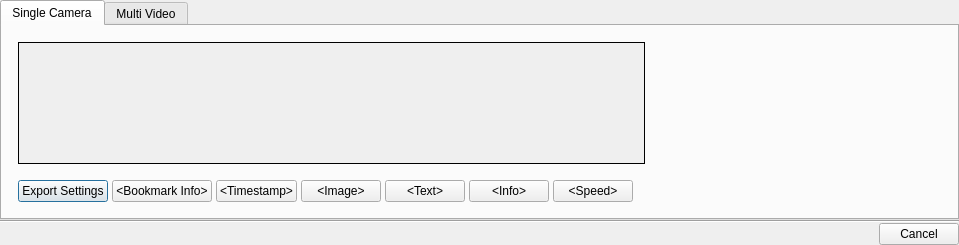
<?xml version="1.0" encoding="UTF-8"?>
<ui version="4.0">
 <class>ExportSettingsDialog</class>
 <widget class="QDialog" name="ExportSettingsDialog">
  <property name="geometry">
   <rect>
    <x>0</x>
    <y>0</y>
    <width>848</width>
    <height>475</height>
   </rect>
  </property>
  <property name="windowTitle">
   <string>Export Video</string>
  </property>
  <layout class="QVBoxLayout" name="verticalLayout">
   <property name="spacing">
    <number>0</number>
   </property>
   <property name="sizeConstraint">
    <enum>QLayout::SetFixedSize</enum>
   </property>
   <property name="leftMargin">
    <number>0</number>
   </property>
   <property name="topMargin">
    <number>0</number>
   </property>
   <property name="rightMargin">
    <number>0</number>
   </property>
   <property name="bottomMargin">
    <number>0</number>
   </property>
   <item>
    <widget class="QTabWidget" name="tabWidget">
     <property name="currentIndex">
      <number>0</number>
     </property>
     <property name="tabBarAutoHide">
      <bool>true</bool>
     </property>
     <widget class="QWidget" name="cameraTab">
      <attribute name="title">
       <string>Single Camera</string>
      </attribute>
      <layout class="QVBoxLayout" name="verticalLayout_2">
       <property name="spacing">
        <number>0</number>
       </property>
       <property name="leftMargin">
        <number>0</number>
       </property>
       <property name="topMargin">
        <number>0</number>
       </property>
       <property name="rightMargin">
        <number>0</number>
       </property>
       <property name="bottomMargin">
        <number>0</number>
       </property>
       <item>
        <widget class="QWidget" name="exportMediaContentsWidget" native="true">
         <property name="minimumSize">
          <size>
           <width>0</width>
           <height>20</height>
          </size>
         </property>
         <layout class="QGridLayout" name="gridLayout_5">
          <property name="leftMargin">
           <number>16</number>
          </property>
          <property name="topMargin">
           <number>16</number>
          </property>
          <property name="rightMargin">
           <number>16</number>
          </property>
          <property name="bottomMargin">
           <number>16</number>
          </property>
          <property name="spacing">
           <number>16</number>
          </property>
          <item row="0" column="1">
           <widget class="QStackedWidget" name="mediaExportSettingsWidget">
            <property name="minimumSize">
             <size>
              <width>280</width>
              <height>0</height>
             </size>
            </property>
            <property name="maximumSize">
             <size>
              <width>280</width>
              <height>16777215</height>
             </size>
            </property>
            <property name="currentIndex">
             <number>0</number>
            </property>
            <widget class="nx::vms::client::desktop::ExportMediaSettingsWidget" name="exportMediaSettingsPage"/>
            <widget class="nx::vms::client::desktop::BookmarkOverlaySettingsWidget" name="bookmarkSettingsPage"/>
            <widget class="nx::vms::client::desktop::TimestampOverlaySettingsWidget" name="timestampSettingsPage"/>
            <widget class="nx::vms::client::desktop::ImageOverlaySettingsWidget" name="imageSettingsPage"/>
            <widget class="nx::vms::client::desktop::TextOverlaySettingsWidget" name="textSettingsPage"/>
            <widget class="nx::vms::client::desktop::InfoOverlaySettingsWidget" name="infoSettingsPage"/>
            <widget class="nx::vms::client::desktop::RapidReviewSettingsWidget" name="rapidReviewSettingsPage"/>
           </widget>
          </item>
          <item row="1" column="0" colspan="2">
           <widget class="QWidget" name="buttonsWidget" native="true">
            <layout class="QHBoxLayout" name="horizontalLayout_2">
             <property name="spacing">
              <number>4</number>
             </property>
             <property name="leftMargin">
              <number>0</number>
             </property>
             <property name="topMargin">
              <number>0</number>
             </property>
             <property name="rightMargin">
              <number>0</number>
             </property>
             <property name="bottomMargin">
              <number>0</number>
             </property>
             <item>
              <widget class="nx::vms::client::desktop::SelectableTextButton" name="cameraExportSettingsButton">
               <property name="text">
                <string>Export Settings</string>
               </property>
              </widget>
             </item>
             <item>
              <widget class="QWidget" name="transcodingButtonsWidget" native="true">
               <layout class="QHBoxLayout" name="horizontalLayout">
                <property name="spacing">
                 <number>4</number>
                </property>
                <property name="leftMargin">
                 <number>0</number>
                </property>
                <property name="topMargin">
                 <number>0</number>
                </property>
                <property name="rightMargin">
                 <number>0</number>
                </property>
                <property name="bottomMargin">
                 <number>0</number>
                </property>
                <item>
                 <widget class="nx::vms::client::desktop::SelectableTextButton" name="bookmarkButton">
                  <property name="text">
                   <string notr="true">&lt;Bookmark Info&gt;</string>
                  </property>
                 </widget>
                </item>
                <item>
                 <widget class="nx::vms::client::desktop::SelectableTextButton" name="timestampButton">
                  <property name="text">
                   <string notr="true">&lt;Timestamp&gt;</string>
                  </property>
                 </widget>
                </item>
                <item>
                 <widget class="nx::vms::client::desktop::SelectableTextButton" name="imageButton">
                  <property name="text">
                   <string notr="true">&lt;Image&gt;</string>
                  </property>
                 </widget>
                </item>
                <item>
                 <widget class="nx::vms::client::desktop::SelectableTextButton" name="textButton">
                  <property name="text">
                   <string notr="true">&lt;Text&gt;</string>
                  </property>
                 </widget>
                </item>
                <item>
                 <widget class="nx::vms::client::desktop::SelectableTextButton" name="infoButton">
                  <property name="text">
                   <string notr="true">&lt;Info&gt;</string>
                  </property>
                 </widget>
                </item>
                <item>
                 <widget class="nx::vms::client::desktop::SelectableTextButton" name="speedButton">
                  <property name="text">
                   <string notr="true">&lt;Speed&gt;</string>
                  </property>
                 </widget>
                </item>
                <item>
                 <spacer name="horizontalSpacer">
                  <property name="orientation">
                   <enum>Qt::Horizontal</enum>
                  </property>
                  <property name="sizeHint" stdset="0">
                   <size>
                    <width>304</width>
                    <height>20</height>
                   </size>
                  </property>
                 </spacer>
                </item>
               </layout>
              </widget>
             </item>
             <item>
              <widget class="QWidget" name="overlayButtonsWidget" native="true">
               <layout class="QHBoxLayout" name="horizontalLayout_3">
                <property name="spacing">
                 <number>4</number>
                </property>
                <property name="leftMargin">
                 <number>0</number>
                </property>
                <property name="topMargin">
                 <number>0</number>
                </property>
                <property name="rightMargin">
                 <number>0</number>
                </property>
                <property name="bottomMargin">
                 <number>0</number>
                </property>
               </layout>
              </widget>
             </item>
            </layout>
           </widget>
          </item>
          <item row="0" column="0">
           <widget class="QFrame" name="mediaFrame">
            <property name="autoFillBackground">
             <bool>true</bool>
            </property>
            <property name="frameShape">
             <enum>QFrame::Box</enum>
            </property>
            <property name="frameShadow">
             <enum>QFrame::Plain</enum>
            </property>
            <layout class="QGridLayout" name="gridLayout">
             <item row="1" column="1">
              <widget class="nx::vms::client::desktop::AsyncImageWidget" name="mediaPreviewWidget" native="true">
               <property name="sizePolicy">
                <sizepolicy hsizetype="Fixed" vsizetype="Fixed">
                 <horstretch>0</horstretch>
                 <verstretch>0</verstretch>
                </sizepolicy>
               </property>
              </widget>
             </item>
             <item row="0" column="1">
              <spacer name="verticalSpacer_3">
               <property name="orientation">
                <enum>Qt::Vertical</enum>
               </property>
               <property name="sizeHint" stdset="0">
                <size>
                 <width>20</width>
                 <height>40</height>
                </size>
               </property>
              </spacer>
             </item>
             <item row="2" column="1">
              <spacer name="verticalSpacer_4">
               <property name="orientation">
                <enum>Qt::Vertical</enum>
               </property>
               <property name="sizeHint" stdset="0">
                <size>
                 <width>20</width>
                 <height>40</height>
                </size>
               </property>
              </spacer>
             </item>
             <item row="1" column="2">
              <spacer name="horizontalSpacer_3">
               <property name="orientation">
                <enum>Qt::Horizontal</enum>
               </property>
               <property name="sizeHint" stdset="0">
                <size>
                 <width>40</width>
                 <height>20</height>
                </size>
               </property>
              </spacer>
             </item>
             <item row="1" column="0">
              <spacer name="horizontalSpacer_4">
               <property name="orientation">
                <enum>Qt::Horizontal</enum>
               </property>
               <property name="sizeHint" stdset="0">
                <size>
                 <width>40</width>
                 <height>20</height>
                </size>
               </property>
              </spacer>
             </item>
            </layout>
           </widget>
          </item>
         </layout>
        </widget>
       </item>
       <item>
        <widget class="nx::vms::client::desktop::FilenamePanel" name="mediaFilenamePanel" native="true"/>
       </item>
       <item>
        <widget class="QWidget" name="mediaAlertsWidget" native="true">
         <layout class="QVBoxLayout" name="verticalLayout_6">
          <property name="spacing">
           <number>1</number>
          </property>
          <property name="leftMargin">
           <number>0</number>
          </property>
          <property name="topMargin">
           <number>0</number>
          </property>
          <property name="rightMargin">
           <number>0</number>
          </property>
          <property name="bottomMargin">
           <number>0</number>
          </property>
          <item>
           <layout class="QVBoxLayout" name="weakMediaAlertsLayout">
            <property name="spacing">
             <number>1</number>
            </property>
           </layout>
          </item>
          <item>
           <layout class="QVBoxLayout" name="severeMediaAlertsLayout">
            <property name="spacing">
             <number>1</number>
            </property>
           </layout>
          </item>
         </layout>
        </widget>
       </item>
      </layout>
     </widget>
     <widget class="QWidget" name="layoutTab">
      <attribute name="title">
       <string>Multi Video</string>
      </attribute>
      <layout class="QVBoxLayout" name="verticalLayout_3">
       <property name="spacing">
        <number>0</number>
       </property>
       <property name="leftMargin">
        <number>0</number>
       </property>
       <property name="topMargin">
        <number>0</number>
       </property>
       <property name="rightMargin">
        <number>0</number>
       </property>
       <property name="bottomMargin">
        <number>0</number>
       </property>
       <item>
        <widget class="QWidget" name="exportLayoutContentsWidget" native="true">
         <layout class="QGridLayout" name="gridLayout_2">
          <property name="leftMargin">
           <number>16</number>
          </property>
          <property name="topMargin">
           <number>16</number>
          </property>
          <property name="rightMargin">
           <number>16</number>
          </property>
          <property name="bottomMargin">
           <number>16</number>
          </property>
          <property name="spacing">
           <number>16</number>
          </property>
          <item row="0" column="0">
           <widget class="QFrame" name="layoutFrame">
            <property name="autoFillBackground">
             <bool>true</bool>
            </property>
            <property name="frameShape">
             <enum>QFrame::Box</enum>
            </property>
            <property name="frameShadow">
             <enum>QFrame::Plain</enum>
            </property>
            <layout class="QGridLayout" name="gridLayout_4">
             <item row="0" column="1">
              <spacer name="verticalSpacer">
               <property name="orientation">
                <enum>Qt::Vertical</enum>
               </property>
               <property name="sizeHint" stdset="0">
                <size>
                 <width>20</width>
                 <height>40</height>
                </size>
               </property>
              </spacer>
             </item>
             <item row="1" column="0">
              <spacer name="horizontalSpacer_5">
               <property name="orientation">
                <enum>Qt::Horizontal</enum>
               </property>
               <property name="sizeHint" stdset="0">
                <size>
                 <width>228</width>
                 <height>20</height>
                </size>
               </property>
              </spacer>
             </item>
             <item row="1" column="1">
              <widget class="nx::vms::client::desktop::AsyncImageWidget" name="layoutPreviewWidget" native="true">
               <property name="sizePolicy">
                <sizepolicy hsizetype="Fixed" vsizetype="Fixed">
                 <horstretch>0</horstretch>
                 <verstretch>0</verstretch>
                </sizepolicy>
               </property>
              </widget>
             </item>
             <item row="1" column="2">
              <spacer name="horizontalSpacer_6">
               <property name="orientation">
                <enum>Qt::Horizontal</enum>
               </property>
               <property name="sizeHint" stdset="0">
                <size>
                 <width>228</width>
                 <height>20</height>
                </size>
               </property>
              </spacer>
             </item>
             <item row="2" column="1">
              <spacer name="verticalSpacer_2">
               <property name="orientation">
                <enum>Qt::Vertical</enum>
               </property>
               <property name="sizeHint" stdset="0">
                <size>
                 <width>20</width>
                 <height>40</height>
                </size>
               </property>
              </spacer>
             </item>
            </layout>
           </widget>
          </item>
          <item row="0" column="1">
           <widget class="QStackedWidget" name="layoutExportSettingsWidget">
            <property name="minimumSize">
             <size>
              <width>280</width>
              <height>0</height>
             </size>
            </property>
            <property name="maximumSize">
             <size>
              <width>280</width>
              <height>16777215</height>
             </size>
            </property>
            <property name="currentIndex">
             <number>0</number>
            </property>
            <widget class="nx::vms::client::desktop::ExportLayoutSettingsWidget" name="exportLayoutSettingsPage"/>
           </widget>
          </item>
          <item row="1" column="0" colspan="2">
           <widget class="QWidget" name="layoutButtonsWidget" native="true">
            <layout class="QHBoxLayout" name="horizontalLayout_4">
             <property name="spacing">
              <number>4</number>
             </property>
             <property name="leftMargin">
              <number>0</number>
             </property>
             <property name="topMargin">
              <number>0</number>
             </property>
             <property name="rightMargin">
              <number>0</number>
             </property>
             <property name="bottomMargin">
              <number>0</number>
             </property>
             <item>
              <widget class="nx::vms::client::desktop::SelectableTextButton" name="layoutExportSettingsButton">
               <property name="text">
                <string>Export Settings</string>
               </property>
              </widget>
             </item>
             <item>
              <spacer name="horizontalSpacer_2">
               <property name="orientation">
                <enum>Qt::Horizontal</enum>
               </property>
               <property name="sizeHint" stdset="0">
                <size>
                 <width>40</width>
                 <height>20</height>
                </size>
               </property>
              </spacer>
             </item>
            </layout>
           </widget>
          </item>
         </layout>
        </widget>
       </item>
       <item>
        <widget class="nx::vms::client::desktop::FilenamePanel" name="layoutFilenamePanel" native="true"/>
       </item>
       <item>
        <widget class="QWidget" name="layoutAlertsWidget" native="true">
         <layout class="QVBoxLayout" name="verticalLayout_4">
          <property name="spacing">
           <number>1</number>
          </property>
          <property name="leftMargin">
           <number>0</number>
          </property>
          <property name="topMargin">
           <number>0</number>
          </property>
          <property name="rightMargin">
           <number>0</number>
          </property>
          <property name="bottomMargin">
           <number>0</number>
          </property>
          <item>
           <layout class="QVBoxLayout" name="weakLayoutAlertsLayout">
            <property name="spacing">
             <number>1</number>
            </property>
           </layout>
          </item>
          <item>
           <layout class="QVBoxLayout" name="severeLayoutAlertsLayout">
            <property name="spacing">
             <number>1</number>
            </property>
           </layout>
          </item>
         </layout>
        </widget>
       </item>
      </layout>
     </widget>
    </widget>
   </item>
   <item>
    <widget class="Line" name="line">
     <property name="orientation">
      <enum>Qt::Horizontal</enum>
     </property>
    </widget>
   </item>
   <item>
    <widget class="QDialogButtonBox" name="buttonBox">
     <property name="orientation">
      <enum>Qt::Horizontal</enum>
     </property>
     <property name="standardButtons">
      <set>QDialogButtonBox::Cancel</set>
     </property>
    </widget>
   </item>
  </layout>
 </widget>
 <customwidgets>
  <customwidget>
   <class>nx::vms::client::desktop::ExportMediaSettingsWidget</class>
   <extends>QWidget</extends>
   <header location="global">nx/vms/client/desktop/export/widgets/export_media_settings_widget.h</header>
   <container>1</container>
  </customwidget>
  <customwidget>
   <class>nx::vms::client::desktop::ExportLayoutSettingsWidget</class>
   <extends>QWidget</extends>
   <header location="global">nx/vms/client/desktop/export/widgets/export_layout_settings_widget.h</header>
   <container>1</container>
  </customwidget>
  <customwidget>
   <class>nx::vms::client::desktop::SelectableTextButton</class>
   <extends>QPushButton</extends>
   <header location="global">nx/vms/client/desktop/common/widgets/selectable_text_button.h</header>
  </customwidget>
  <customwidget>
   <class>nx::vms::client::desktop::TimestampOverlaySettingsWidget</class>
   <extends>QWidget</extends>
   <header location="global">nx/vms/client/desktop/export/widgets/timestamp_overlay_settings_widget.h</header>
   <container>1</container>
  </customwidget>
  <customwidget>
   <class>nx::vms::client::desktop::ImageOverlaySettingsWidget</class>
   <extends>QWidget</extends>
   <header location="global">nx/vms/client/desktop/export/widgets/image_overlay_settings_widget.h</header>
   <container>1</container>
  </customwidget>
  <customwidget>
   <class>nx::vms::client::desktop::TextOverlaySettingsWidget</class>
   <extends>QWidget</extends>
   <header location="global">nx/vms/client/desktop/export/widgets/text_overlay_settings_widget.h</header>
   <container>1</container>
  </customwidget>
  <customwidget>
   <class>nx::vms::client::desktop::RapidReviewSettingsWidget</class>
   <extends>QWidget</extends>
   <header location="global">nx/vms/client/desktop/export/widgets/rapid_review_settings_widget.h</header>
   <container>1</container>
  </customwidget>
  <customwidget>
   <class>nx::vms::client::desktop::FilenamePanel</class>
   <extends>QWidget</extends>
   <header location="global">nx/vms/client/desktop/common/widgets/filename_panel.h</header>
   <container>1</container>
  </customwidget>
  <customwidget>
   <class>nx::vms::client::desktop::AsyncImageWidget</class>
   <extends>QWidget</extends>
   <header location="global">nx/vms/client/desktop/common/widgets/async_image_widget.h</header>
   <container>1</container>
  </customwidget>
  <customwidget>
   <class>nx::vms::client::desktop::BookmarkOverlaySettingsWidget</class>
   <extends>QWidget</extends>
   <header location="global">nx/vms/client/desktop/export/widgets/bookmark_overlay_settings_widget.h</header>
   <container>1</container>
  </customwidget>
  <customwidget>
   <class>nx::vms::client::desktop::InfoOverlaySettingsWidget</class>
   <extends>QWidget</extends>
   <header location="global">nx/vms/client/desktop/export/widgets/info_overlay_settings_widget.h</header>
   <container>1</container>
  </customwidget>
 </customwidgets>
 <resources/>
 <connections/>
</ui>
